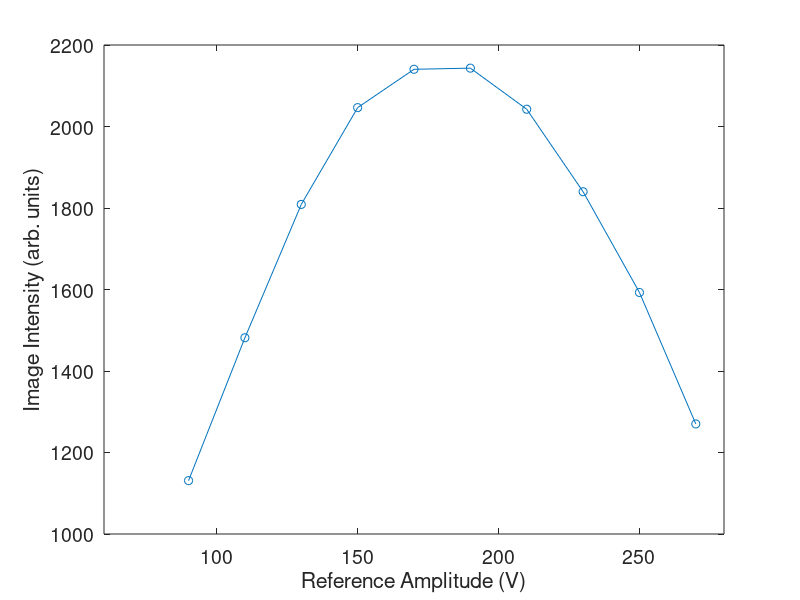

Write the MATLAB code that produced this figure.
s=[1131,1481.6,1808.8,2046.3,2140.4,2143.2,2042.4,1840.0,1592.7,1270.1];
B1=90:20:270;
%% measured Ref ampltidue = 190.8 V.

figure;plot(B1,s,'o-');

set(gca,'FontSize',14);

xlabel('Reference Amplitude (V)');
ylabel('Image Intensity (arb. units)');

xlim([60,280]);